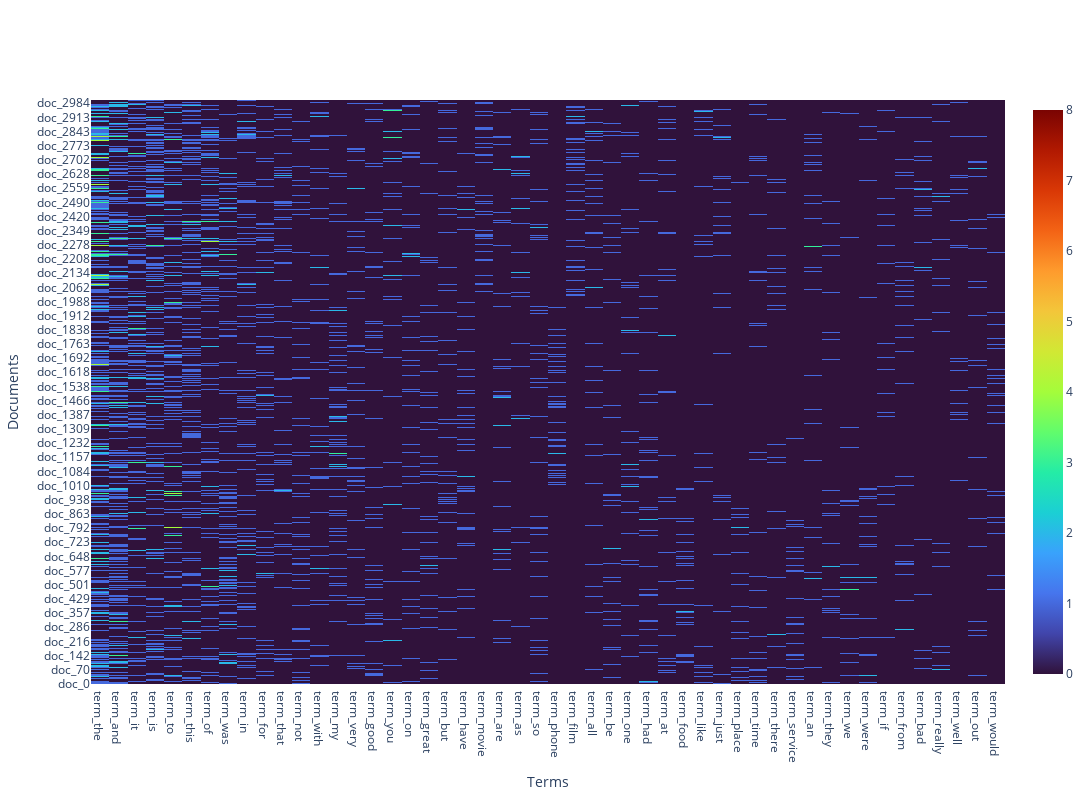

Notebook code for this chart:
### Code cell
# Another answer
word_freq = df_counts.toarray().sum(axis=0)

# Get the top 50 indices that would sort the sums in descending order
top_50_indices = np.argsort(word_freq)[::-1][:50]

# get the frequency of those indices
top_50_word_freq = word_freq[top_50_indices]


plot_x_top50 = [
    "term_" + str(i) for i in count_vect.get_feature_names_out()[top_50_indices]
]

plot_z_50voc = df_counts[:, top_50_indices].toarray()


# thresholds for filtering rows
row_threshold = 0.5

# screen the rows by thresholds we set
filtered_rows = [i for i, row in enumerate(plot_z_50voc) if sum(row) > row_threshold]

# keep the filtered rows
filtered_data = plot_z_50voc[filtered_rows]
filtered_y = ["doc_" + str(i) for i in filtered_rows]

# plot
trace = go.Heatmap(z=filtered_data, x=plot_x_top50, y=filtered_y, colorscale="Turbo")

layout = go.Layout(
    xaxis=dict(title="Terms"), yaxis=dict(title="Documents"), width=1200, height=800
)
fig = go.Figure(data=[trace], layout=layout)
fig.show()

### Figure 1 — Plotly figure (JSON) as saved in the notebook; plotly's stock layout.template omitted (floating-point values rounded to 4 significant figures; data arrays with more than 128 entries replaced by an {"elided": "..."} marker saying what was removed)
{"data": [{"colorscale": [[0, "#30123b"], [0.07143, "#4145ab"], [0.1429, "#4675ed"], [0.2143, "#39a2fc"], [0.2857, "#1bcfd4"], [0.3571, "#24eca6"], [0.4286, "#61fc6c"], [0.5, "#a4fc3b"], [0.5714, "#d1e834"], [0.6429, "#f3c63a"], [0.7143, "#fe9b2d"], [0.7857, "#f36315"], [0.8571, "#d93806"], [0.9286, "#b11901"], [1, "#7a0402"]], "type": "heatmap", "x": ["term_the", "term_and", "term_it", "term_is", "term_to", "term_this", "term_of", "term_was", "term_in", "term_for", "term_that", "term_not", "term_with", "term_my", "term_very", "term_good", "term_you", "term_on", "term_great", "term_but", "term_have", "term_movie", "term_are", "term_as", "term_so", "term_phone", "term_film", "term_all", "term_be", "term_one", "term_had", "term_at", "term_food", "term_like", "term_just", "term_place", "term_time", "term_there", "term_service", "term_an", "term_they", "term_we", "term_were", "term_if", "term_from", "term_bad", "term_really", "term_well", "term_out", "term_would"], "y": {"elided": "2845 str values"}, "z": {"elided": "2845x50 int values"}}], "layout": {"height": 800, "width": 1200, "xaxis": {"title": {"text": "Terms"}}, "yaxis": {"title": {"text": "Documents"}}}}
